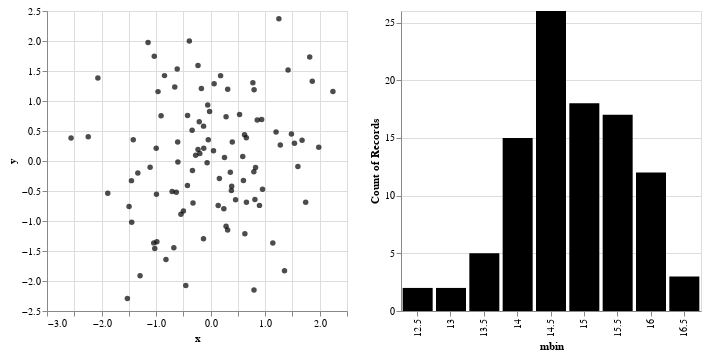

Notebook cell for this chart:
### Code cell
import altair as alt
import pandas as pd
import numpy as np

x = np.random.normal(size=100)
y = np.random.normal(size=100)

m = np.random.normal(15, 1, size=100)

source = pd.DataFrame({"x": x, "y":y, "m":m})

# interval selection in the scatter plot
pts = alt.selection(type="interval", encodings=["x"])

# left panel: scatter plot
points = alt.Chart().mark_point(filled=True, color="black").encode(
    x='x',
    y='y'
).transform_filter(
    pts
).properties(
    width=300,
    height=300
)

# right panel: histogram
mag = alt.Chart().mark_bar().encode(
    x='mbin:N',
    y="count()",
    color=alt.condition(pts, alt.value("black"), alt.value("lightgray"))
).properties(
    width=300,
    height=300
).add_selection(pts)

# build the chart:
alt.hconcat(
    points,
    mag,
    data=source
).transform_bin(
    "mbin",
    field="m",
    bin=alt.Bin(maxbins=20)
)

### Figure 1 — Vega-Lite specification as saved in the notebook (floating-point values rounded to 4 significant figures)
{"$schema": "https://vega.github.io/schema/vega-lite/v3.4.0.json", "config": {"mark": {"tooltip": null}, "view": {"height": 300, "width": 400}}, "data": {"name": "data-85dc43e2c678373365cfaa50cfd65e1f"}, "datasets": {"data-85dc43e2c678373365cfaa50cfd65e1f": [{"m": 14.69, "x": 0.3127, "y": 1.194}, {"m": 15.84, "x": -2.244, "y": 0.4038}, {"m": 15.64, "x": -1.11, "y": -0.1042}, {"m": 16.28, "x": -0.1982, "y": 0.126}, {"m": 16.48, "x": -0.6296, "y": -0.5192}, {"m": 13.67, "x": -1.335, "y": -0.201}, {"m": 16.09, "x": 0.2423, "y": -0.7973}, {"m": 15.84, "x": -0.6041, "y": 0.3156}, {"m": 14.12, "x": 0.05265, "y": 0.1723}, {"m": 14.84, "x": -1.043, "y": -1.365}, {"m": 15.35, "x": 0.361, "y": -0.1862}, {"m": 16.31, "x": 0.2829, "y": -1.088}, {"m": 15.11, "x": 1.742, "y": -0.6882}, {"m": 16.4, "x": -1.452, "y": -0.3272}, {"m": 14.08, "x": -0.1698, "y": 1.207}, {"m": 14.83, "x": -0.2317, "y": 0.1903}, {"m": 14.57, "x": -0.5445, "y": -0.8858}, {"m": 14.35, "x": 1.817, "y": 1.732}, {"m": 16.24, "x": -0.2742, "y": 0.09508}, {"m": 13.36, "x": 0.6277, "y": -1.212}, {"m": 14.9, "x": -1.294, "y": -1.913}, {"m": 15.27, "x": 0.6562, "y": -0.6879}, {"m": 14.58, "x": -1.526, "y": -2.29}, {"m": 15.41, "x": -0.6744, "y": -1.446}, {"m": 16.97, "x": -0.9856, "y": -1.345}, {"m": 13.88, "x": 0.7925, "y": -0.1781}, {"m": 16.54, "x": -0.9977, "y": 0.2136}, {"m": 16.16, "x": 0.5303, "y": 0.7767}, {"m": 15.27, "x": -0.06453, "y": -0.02904}, {"m": 15.14, "x": 0.9514, "y": -0.4712}, {"m": 14.47, "x": -0.4228, "y": 0.7566}, {"m": 14.76, "x": -0.8188, "y": -1.643}, {"m": 14.18, "x": 0.1385, "y": -0.7423}, {"m": 14.86, "x": 0.3805, "y": -0.4909}, {"m": 15.61, "x": 1.355, "y": -1.829}, {"m": 15.17, "x": 0.7969, "y": 1.188}, {"m": 14.77, "x": 0.2832, "y": 0.7358}, {"m": 15.53, "x": -0.2083, "y": 0.6539}, {"m": 16.19, "x": -1.024, "y": -1.459}, {"m": 14.6, "x": 0.8548, "y": 0.6835}, {"m": 14.4, "x": 0.1603, "y": -0.2919}, {"m": 14.23, "x": 0.6546, "y": 0.3867}, {"m": 16.18, "x": -0.9932, "y": -0.5556}, {"m": 14.07, "x": -0.4249, "y": -0.4074}, {"m": 12.9, "x": -0.9083, "y": 0.7538}, {"m": 14.09, "x": -1.033, "y": 1.744}, {"m": 15.28, "x": -2.067, "y": 1.382}, {"m": 14.69, "x": -0.4988, "y": -0.8335}, {"m": 14.75, "x": -1.495, "y": -0.7585}, {"m": 15.3, "x": 0.5887, "y": 0.0743}, {"m": 15.86, "x": 1.277, "y": 0.2669}, {"m": 16.02, "x": 0.3967, "y": 0.3173}, {"m": 14.43, "x": -0.6577, "y": 1.232}, {"m": 15.63, "x": -0.7053, "y": -0.5089}, {"m": 14.77, "x": 0.1825, "y": 1.423}, {"m": 15.71, "x": -0.05368, "y": 0.9321}, {"m": 15.42, "x": -0.3902, "y": 2.001}, {"m": 15.04, "x": 2.242, "y": 1.158}, {"m": 16.31, "x": -0.01947, "y": 0.8263}, {"m": 13.75, "x": -0.2316, "y": 1.594}, {"m": 14.22, "x": -1.886, "y": -0.5391}, {"m": 14.99, "x": -0.8458, "y": 1.423}, {"m": 14.69, "x": 0.8241, "y": -0.1073}, {"m": 14.7, "x": 0.8118, "y": -0.643}, {"m": 14.57, "x": -0.04319, "y": 0.3539}, {"m": 15.66, "x": 0.3116, "y": -1.149}, {"m": 15.39, "x": -0.3231, "y": -0.6997}, {"m": 14.37, "x": 0.9357, "y": 0.6912}, {"m": 14.87, "x": -0.4553, "y": -2.074}, {"m": 15.17, "x": -1.447, "y": -1.021}, {"m": 15.71, "x": -0.3333, "y": -0.1575}, {"m": 15.76, "x": -0.3392, "y": 0.5137}, {"m": 15.66, "x": 0.4575, "y": -0.6441}, {"m": 14.23, "x": -0.1259, "y": 0.2109}, {"m": 14.94, "x": 1.537, "y": 0.2969}, {"m": 14.82, "x": 0.2543, "y": 0.05821}, {"m": 13.24, "x": 0.3862, "y": -0.4195}, {"m": 15.97, "x": 1.42, "y": 1.517}, {"m": 15.25, "x": 0.6215, "y": 0.4396}, {"m": 15.29, "x": 1.2, "y": 0.4829}, {"m": 15.56, "x": 1.251, "y": 2.37}, {"m": 16.67, "x": -1.418, "y": 0.3525}, {"m": 14.75, "x": 0.8952, "y": -0.7396}, {"m": 16.36, "x": -0.1297, "y": 0.5812}, {"m": 14.83, "x": 1.982, "y": 0.228}, {"m": 12.85, "x": 0.7947, "y": -2.15}, {"m": 15.1, "x": -1.147, "y": 1.976}, {"m": 14.01, "x": -0.6003, "y": -0.01538}, {"m": 14.58, "x": 0.6013, "y": -0.3238}, {"m": 14.79, "x": 1.676, "y": 0.3463}, {"m": 14.95, "x": 0.7748, "y": 1.305}, {"m": 13.7, "x": -0.1304, "y": -1.298}, {"m": 15.52, "x": -0.9645, "y": 1.156}, {"m": 15.62, "x": 0.064, "y": 1.289}, {"m": 13.54, "x": -0.6128, "y": 1.532}, {"m": 15.16, "x": 1.14, "y": -1.366}, {"m": 14.82, "x": 1.6, "y": -0.09245}, {"m": 14.31, "x": -2.559, "y": 0.3814}, {"m": 15.56, "x": 1.481, "y": 0.4497}, {"m": 15.12, "x": 1.863, "y": 1.328}]}, "hconcat": [{"encoding": {"x": {"field": "x", "type": "quantitative"}, "y": {"field": "y", "type": "quantitative"}}, "height": 300, "mark": {"color": "black", "filled": true, "type": "point"}, "transform": [{"filter": {"selection": "selector006"}}], "width": 300}, {"encoding": {"color": {"condition": {"selection": "selector006", "value": "black"}, "value": "lightgray"}, "x": {"field": "mbin", "type": "nominal"}, "y": {"aggregate": "count", "type": "quantitative"}}, "height": 300, "mark": "bar", "selection": {"selector006": {"encodings": ["x"], "type": "interval"}}, "width": 300}], "transform": [{"as": "mbin", "bin": {"maxbins": 20}, "field": "m"}]}
